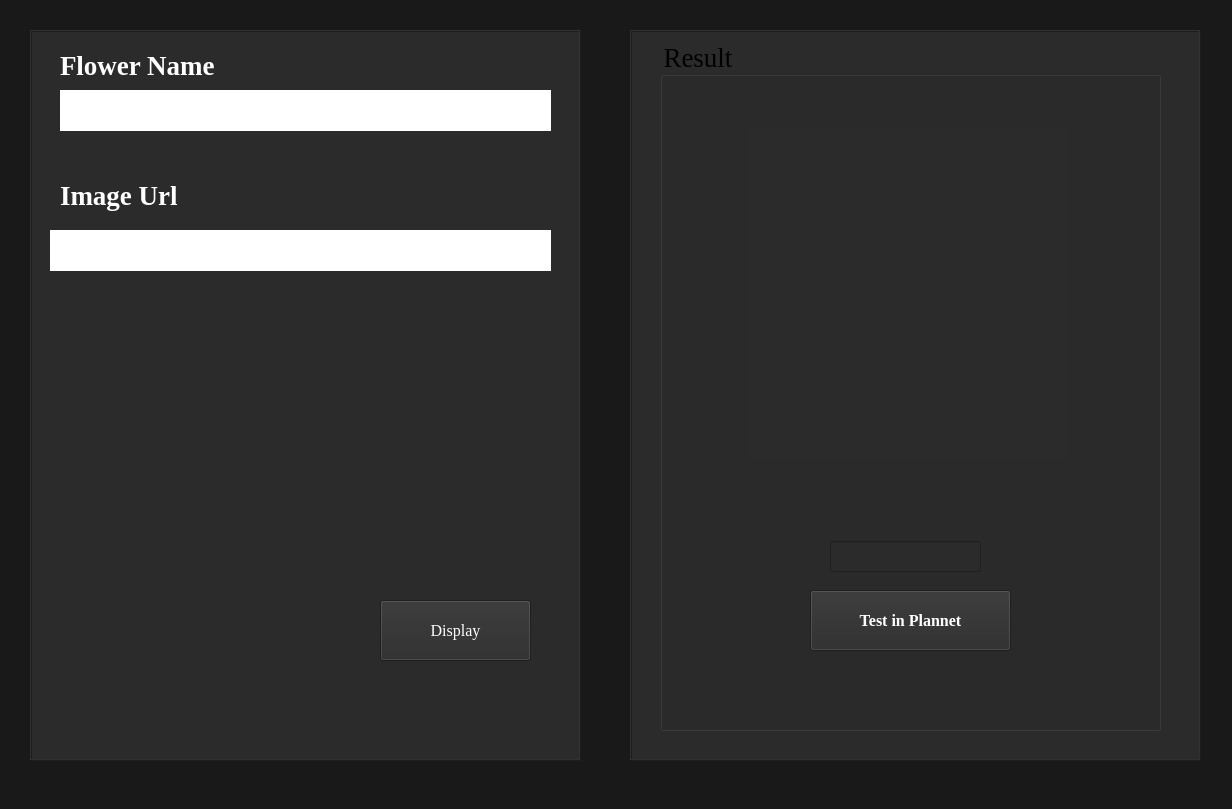
<?xml version="1.0" encoding="UTF-8"?>
<ui version="4.0">
 <class>MainWindow</class>
 <widget class="QMainWindow" name="MainWindow">
  <property name="geometry">
   <rect>
    <x>0</x>
    <y>0</y>
    <width>1232</width>
    <height>809</height>
   </rect>
  </property>
  <property name="windowTitle">
   <string>MainWindow</string>
  </property>
  <property name="styleSheet">
   <string notr="true">background-color: rgb(25, 25, 25);</string>
  </property>
  <widget class="QWidget" name="centralwidget">
   <widget class="QFrame" name="frame">
    <property name="geometry">
     <rect>
      <x>30</x>
      <y>30</y>
      <width>551</width>
      <height>731</height>
     </rect>
    </property>
    <property name="styleSheet">
     <string notr="true">background-color: rgb(43, 43, 43);</string>
    </property>
    <property name="frameShape">
     <enum>QFrame::Box</enum>
    </property>
    <property name="frameShadow">
     <enum>QFrame::Raised</enum>
    </property>
    <widget class="QLabel" name="label">
     <property name="geometry">
      <rect>
       <x>30</x>
       <y>20</y>
       <width>191</width>
       <height>31</height>
      </rect>
     </property>
     <property name="font">
      <font>
       <family>Times New Roman</family>
       <pointsize>20</pointsize>
       <bold>true</bold>
      </font>
     </property>
     <property name="styleSheet">
      <string notr="true">color: rgb(255, 255, 255);</string>
     </property>
     <property name="text">
      <string>Flower Name</string>
     </property>
    </widget>
    <widget class="QLineEdit" name="name">
     <property name="geometry">
      <rect>
       <x>30</x>
       <y>60</y>
       <width>491</width>
       <height>41</height>
      </rect>
     </property>
     <property name="font">
      <font>
       <pointsize>12</pointsize>
      </font>
     </property>
     <property name="styleSheet">
      <string notr="true">background-color: rgb(255, 255, 255);</string>
     </property>
     <property name="frame">
      <bool>false</bool>
     </property>
    </widget>
    <widget class="QLabel" name="label_2">
     <property name="geometry">
      <rect>
       <x>30</x>
       <y>150</y>
       <width>191</width>
       <height>31</height>
      </rect>
     </property>
     <property name="font">
      <font>
       <family>Times New Roman</family>
       <pointsize>20</pointsize>
       <bold>true</bold>
      </font>
     </property>
     <property name="styleSheet">
      <string notr="true">color: rgb(255, 255, 255);</string>
     </property>
     <property name="text">
      <string>Image Url</string>
     </property>
    </widget>
    <widget class="QLineEdit" name="url">
     <property name="geometry">
      <rect>
       <x>20</x>
       <y>200</y>
       <width>501</width>
       <height>41</height>
      </rect>
     </property>
     <property name="font">
      <font>
       <pointsize>10</pointsize>
      </font>
     </property>
     <property name="styleSheet">
      <string notr="true">background-color: rgb(255, 255, 255);</string>
     </property>
     <property name="frame">
      <bool>false</bool>
     </property>
    </widget>
    <widget class="QPushButton" name="pushButton">
     <property name="geometry">
      <rect>
       <x>350</x>
       <y>570</y>
       <width>151</width>
       <height>61</height>
      </rect>
     </property>
     <property name="font">
      <font>
       <family>Times New Roman</family>
       <pointsize>12</pointsize>
      </font>
     </property>
     <property name="styleSheet">
      <string notr="true">color: rgb(255, 255, 255);</string>
     </property>
     <property name="text">
      <string>Display</string>
     </property>
    </widget>
    <widget class="QPushButton" name="result_board_2">
     <property name="geometry">
      <rect>
       <x>40</x>
       <y>330</y>
       <width>121</width>
       <height>91</height>
      </rect>
     </property>
     <property name="sizePolicy">
      <sizepolicy hsizetype="Fixed" vsizetype="Fixed">
       <horstretch>0</horstretch>
       <verstretch>0</verstretch>
      </sizepolicy>
     </property>
     <property name="font">
      <font>
       <family>Britannic Bold</family>
       <pointsize>14</pointsize>
       <italic>false</italic>
       <bold>false</bold>
      </font>
     </property>
     <property name="styleSheet">
      <string notr="true">border-radius:10px</string>
     </property>
     <property name="text">
      <string/>
     </property>
     <property name="iconSize">
      <size>
       <width>96</width>
       <height>96</height>
      </size>
     </property>
    </widget>
    <widget class="QPushButton" name="result_board_3">
     <property name="geometry">
      <rect>
       <x>200</x>
       <y>330</y>
       <width>131</width>
       <height>101</height>
      </rect>
     </property>
     <property name="sizePolicy">
      <sizepolicy hsizetype="Fixed" vsizetype="Fixed">
       <horstretch>0</horstretch>
       <verstretch>0</verstretch>
      </sizepolicy>
     </property>
     <property name="font">
      <font>
       <family>Britannic Bold</family>
       <pointsize>14</pointsize>
       <italic>false</italic>
       <bold>false</bold>
      </font>
     </property>
     <property name="styleSheet">
      <string notr="true">border-radius:10px</string>
     </property>
     <property name="text">
      <string/>
     </property>
     <property name="iconSize">
      <size>
       <width>96</width>
       <height>96</height>
      </size>
     </property>
    </widget>
    <widget class="QPushButton" name="result_board_4">
     <property name="geometry">
      <rect>
       <x>360</x>
       <y>330</y>
       <width>131</width>
       <height>101</height>
      </rect>
     </property>
     <property name="sizePolicy">
      <sizepolicy hsizetype="Fixed" vsizetype="Fixed">
       <horstretch>0</horstretch>
       <verstretch>0</verstretch>
      </sizepolicy>
     </property>
     <property name="font">
      <font>
       <family>Britannic Bold</family>
       <pointsize>14</pointsize>
       <italic>false</italic>
       <bold>false</bold>
      </font>
     </property>
     <property name="styleSheet">
      <string notr="true">border-radius:10px</string>
     </property>
     <property name="text">
      <string/>
     </property>
     <property name="iconSize">
      <size>
       <width>96</width>
       <height>96</height>
      </size>
     </property>
    </widget>
   </widget>
   <widget class="QFrame" name="frame_2">
    <property name="geometry">
     <rect>
      <x>630</x>
      <y>30</y>
      <width>571</width>
      <height>731</height>
     </rect>
    </property>
    <property name="styleSheet">
     <string notr="true">background-color: rgb(43, 43, 43);</string>
    </property>
    <property name="frameShape">
     <enum>QFrame::Box</enum>
    </property>
    <property name="frameShadow">
     <enum>QFrame::Raised</enum>
    </property>
    <widget class="QGroupBox" name="groupBox">
     <property name="geometry">
      <rect>
       <x>30</x>
       <y>10</y>
       <width>501</width>
       <height>691</height>
      </rect>
     </property>
     <property name="font">
      <font>
       <family>Times New Roman</family>
       <pointsize>20</pointsize>
      </font>
     </property>
     <property name="title">
      <string>Result</string>
     </property>
     <widget class="QPushButton" name="pushButton_2">
      <property name="geometry">
       <rect>
        <x>150</x>
        <y>550</y>
        <width>201</width>
        <height>61</height>
       </rect>
      </property>
      <property name="font">
       <font>
        <family>Times New Roman</family>
        <pointsize>12</pointsize>
        <bold>true</bold>
       </font>
      </property>
      <property name="styleSheet">
       <string notr="true">color: rgb(255, 255, 255);</string>
      </property>
      <property name="text">
       <string>Test in Plannet</string>
      </property>
     </widget>
     <widget class="QLabel" name="label_3">
      <property name="geometry">
       <rect>
        <x>88</x>
        <y>90</y>
        <width>321</width>
        <height>331</height>
       </rect>
      </property>
      <property name="text">
       <string/>
      </property>
      <property name="scaledContents">
       <bool>true</bool>
      </property>
     </widget>
     <widget class="QLineEdit" name="lineEdit">
      <property name="geometry">
       <rect>
        <x>170</x>
        <y>501</y>
        <width>151</width>
        <height>31</height>
       </rect>
      </property>
      <property name="font">
       <font>
        <family>Times New Roman</family>
        <pointsize>12</pointsize>
       </font>
      </property>
      <property name="styleSheet">
       <string notr="true">color: rgb(255, 255, 255);</string>
      </property>
     </widget>
    </widget>
   </widget>
  </widget>
  <widget class="QMenuBar" name="menubar">
   <property name="geometry">
    <rect>
     <x>0</x>
     <y>0</y>
     <width>1232</width>
     <height>22</height>
    </rect>
   </property>
  </widget>
  <widget class="QStatusBar" name="statusbar"/>
 </widget>
 <resources>
  <include location="image/im.qrc"/>
 </resources>
 <connections/>
</ui>
